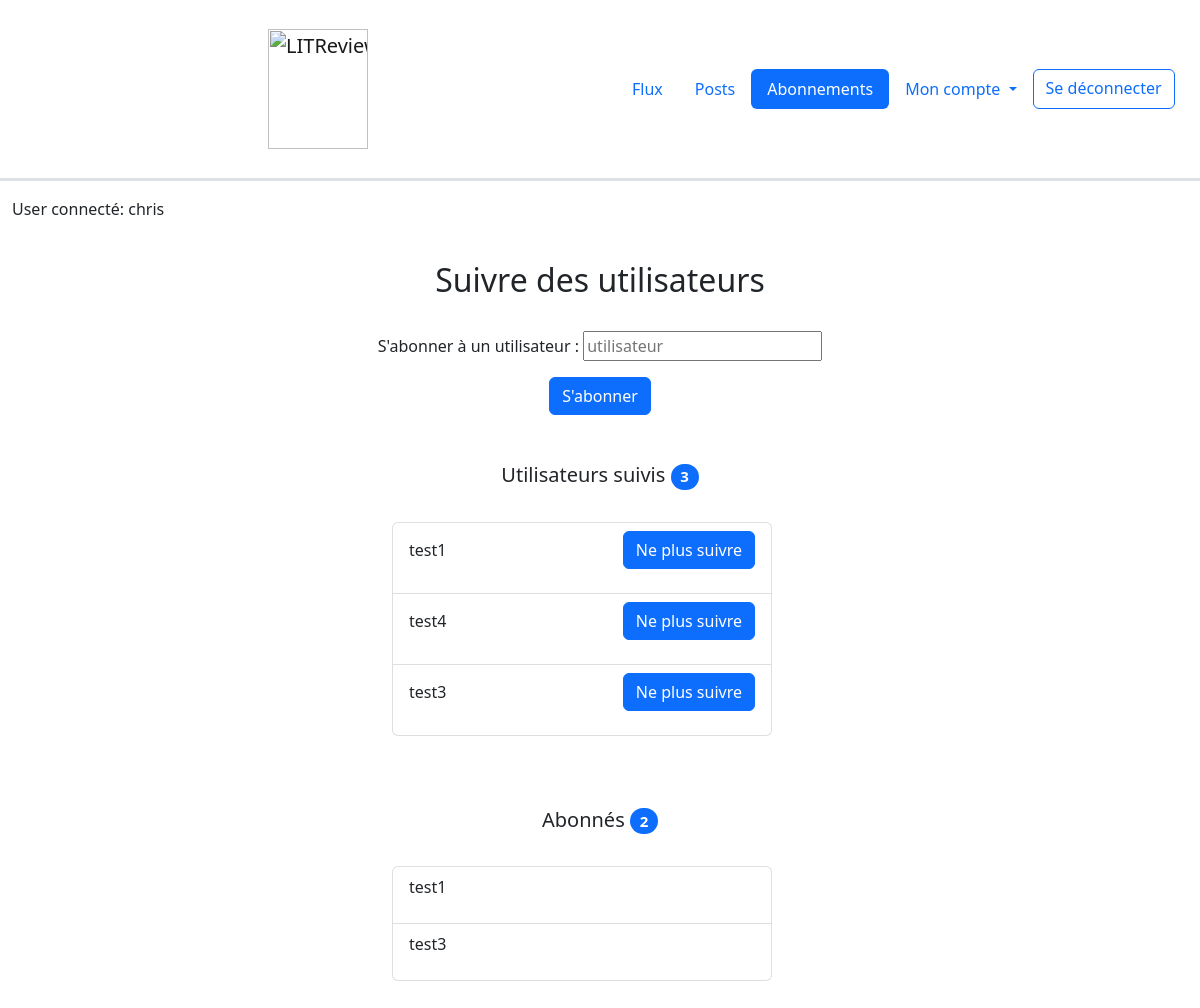
Page /follow-users/ (signed in) on the earlier database version.
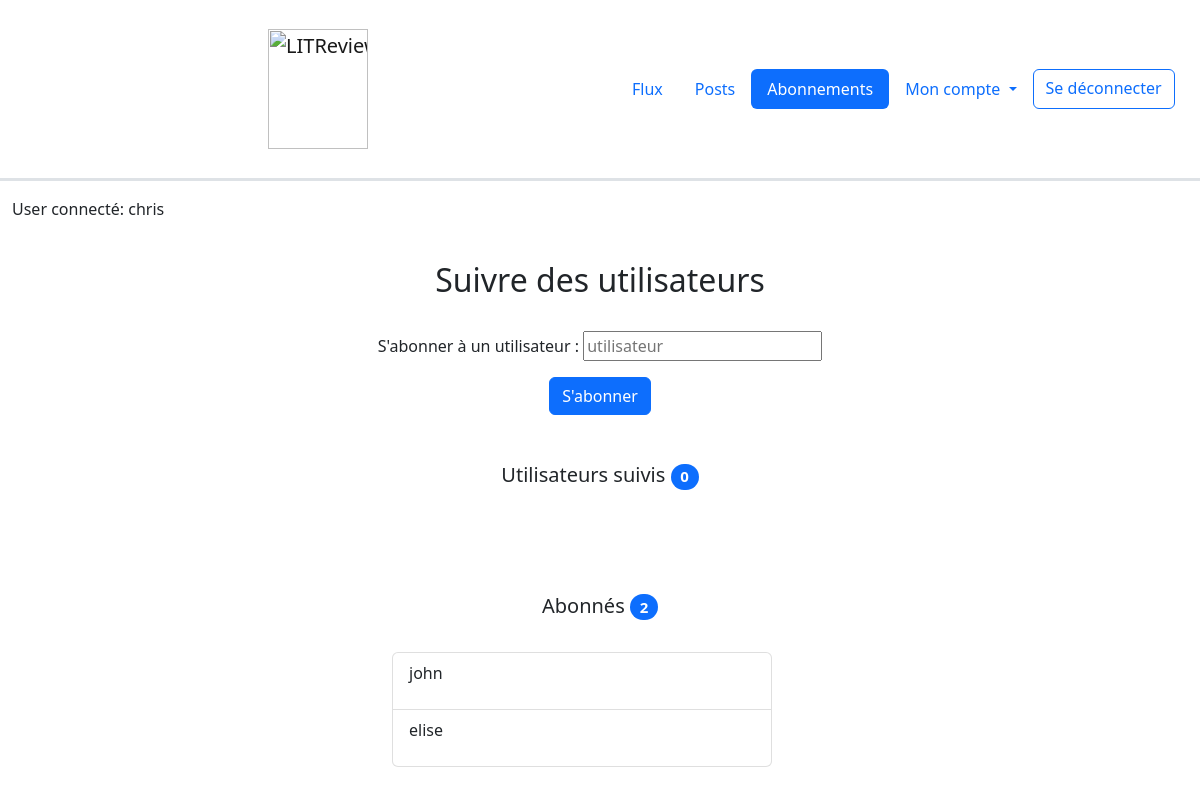
Same page on the later database version.
### authentication/models.py (models this page shows)
class User(AbstractUser):
    follows = models.ManyToManyField(
        'self',
        symmetrical=False,
        verbose_name='Utilisateurs suivis: ',
        through='UserFollows',
        related_name='followed_users'
    )
    followers = models.ManyToManyField(
        'self',
        symmetrical=False,
        verbose_name='Utilisateurs abonnés: ',
        through='UserFollowing',
        related_name='followed_by'
    )

### reviews/views.py (the view)
# urls.py: path('follow-users/', reviews.views.follow_users, name='follow_users'),
@login_required
def follow_users(request):
    followform = forms.FollowForm()
    if request.method == 'POST':
        followform = forms.FollowForm(request.POST)
        if followform.is_valid():
            user_input = followform.cleaned_data['user_input']
            return redirect('follow', user_input)
    context = {'followform': followform, }
    return render(request, 'reviews/follow_users_form.html', context=context)

### reviews/forms.py
class FollowForm(forms.Form):
    user_input = forms.CharField(widget=forms.TextInput(attrs={'placeholder': 'utilisateur'}),
                                 label="S'abonner à un utilisateur", validators=[clean_user_input])

### reviews/templates/reviews/follow_users_form.html (shortened to what this page needs)
{% extends 'base.html' %}
{% block content %}
<div class="container-fluid">
    <div class="row text-center mb-4">
        <h2 class="mt-4">Suivre des utilisateurs</h2>
    </div>
    <div class="text-center form-inline">
        <form method="post" class="form">
            {{ followform.as_p }}
            <button type="submit" class="btn btn-primary mb-4">S'abonner</button>
        </form>
    </div>
    <div class="row text-center mt-4">
        <h5>Utilisateurs suivis  <span class="badge bg-primary rounded-pill mb-4">{{user.follows.count}}</span></h5>
        <div class="row justify-content-center">
            <ul class="list-group mb-4 col-4">
            {% for u in user.follows.all %}
                <li class="list-group-item d-flex justify-content-between align-items-center">
                    <p>{{ u }}</p>
                    <form method="POST" action="{% url 'unfollow' u %}">
                        <button class="btn btn-primary" type=submit>Ne plus suivre</button>
                    </form>
                </li>
            {% endfor %}
            </ul>
        </div>
    </div>
    <div class="row text-center mt-5">
        <h5>Abonnés <span class="badge bg-primary rounded-pill mb-4">{{user.followers.count}}</span> </h5>
        <div class="row justify-content-center mb-4">
            <ul class="list-group mb-4 col-4">
                {% for u in user.followers.all %}
                <li class="list-group-item d-flex">
                    <p>{{ u }} </p>
                </li>
                {% endfor %}
            </ul>
        </div>
    </div>
</div>
{% endblock content %}

### templates/base.html (shortened to what this page needs)
<html>
    <head>
        <link href="https://cdn.jsdelivr.net/npm/bootstrap@5.2.0-beta1/dist/css/bootstrap.min.css"
              rel="stylesheet"
>
    </head>
    <body>
    <div class="container-fluid">
        <div class="row border-3 d-flex flex-column flex-md-row align-items-center p-3 px-md-4 mb-3 bg-white border-bottom box-shadow">
            <header>
                <nav class="navbar-expand navbar">
                    <a class="navbar-brand col col-6 text-center" href="{% url 'feed' %}">
                    <img src="https://user.oc-static.com/upload/2020/09/18/16004297044411_P7.png" alt="LITReview"
                         width="100" height="120"></a>
                    <div class="collapse navbar-collapse col flex-content-right" id="navbarSupportedContent">
                        <ul class="nav nav-pills flex-column flex-md-row">
                          <li class="nav-item">
                            {% url 'feed' as url %}
                            <a class="nav-link {% if request.path == url %}active{% endif %}" aria-current="page"
                               href="{{ url }}">Flux</a>
                          </li>
                          <li class="nav-item">
                              {% url 'posts' as url %}
                              <a class="nav-link {% if request.path == url %}active{% endif %}"
                                 href="{{ url }}">Posts</a>
                          </li>
                          <li class="nav-item">
                              {% url 'follow_users' as url %}
                              <a class="nav-link {% if request.path == url %}active{% endif %}"
                                 href="{{ url }}">Abonnements</a>
                          </li>
                          <li class="nav-item dropdown">
                              {% url 'password_change' as url %}
                              <a class="nav-link
                              dropdown-toggle"
                                 href="#" id="navbarDropdownMenuLink" role="button"
                                 data-bs-toggle="dropdown" aria-expanded="false">
                                Mon compte
                              </a>
                          </li>
                          <a class="btn btn-outline-primary" href="{% url 'logout' %}">Se déconnecter</a>
                        </ul>
                    </div>
                </nav>
            </header>
        </div>
        {% if request.user.is_authenticated %}
            <p>User connecté: {{ request.user.username }}</p>
        {% endif %}
    </div>
        {% block content %}
        {% endblock content %}
    </body>
</html>

Differences in the rows shown:
removed User: username "test1"
removed User: username "test4", shown under "Utilisateurs suivis 3"
removed User: username "test3"
changed User "chris": follows.count "3" → "0"
added User: username "john", shown under "Abonnés 2"
added User: username "elise", shown under "Abonnés 2"
